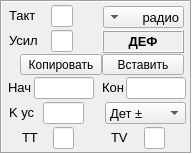
     <widget class="QFrame" name="frame">
      <property name="geometry">
       <rect>
        <x>5</x>
        <y>138</y>
        <width>192</width>
        <height>154</height>
       </rect>
      </property>
      <property name="frameShape">
       <enum>QFrame::Box</enum>
      </property>
      <property name="frameShadow">
       <enum>QFrame::Sunken</enum>
      </property>
      <widget class="ParamLineEditSel" name="ed_tv">
       <property name="geometry">
        <rect>
         <x>144</x>
         <y>127</y>
         <width>21</width>
         <height>22</height>
        </rect>
       </property>
       <property name="font">
        <font>
         <pointsize>10</pointsize>
        </font>
       </property>
       <property name="alignment">
        <set>Qt::AlignCenter</set>
       </property>
      </widget>
      <widget class="QLabel" name="label_tv">
       <property name="geometry">
        <rect>
         <x>111</x>
         <y>129</y>
         <width>21</width>
         <height>16</height>
        </rect>
       </property>
       <property name="font">
        <font>
         <pointsize>10</pointsize>
        </font>
       </property>
       <property name="text">
        <string>TV</string>
       </property>
      </widget>
      <widget class="ParamLineEditSel" name="ed_tt">
       <property name="geometry">
        <rect>
         <x>53</x>
         <y>127</y>
         <width>21</width>
         <height>22</height>
        </rect>
       </property>
       <property name="font">
        <font>
         <pointsize>10</pointsize>
        </font>
       </property>
       <property name="alignment">
        <set>Qt::AlignCenter</set>
       </property>
      </widget>
      <widget class="QLabel" name="label_tt">
       <property name="geometry">
        <rect>
         <x>22</x>
         <y>129</y>
         <width>21</width>
         <height>16</height>
        </rect>
       </property>
       <property name="font">
        <font>
         <pointsize>10</pointsize>
        </font>
       </property>
       <property name="text">
        <string>TT</string>
       </property>
      </widget>
      <widget class="ParamLineEditSel" name="ed_kus">
       <property name="geometry">
        <rect>
         <x>43</x>
         <y>102</y>
         <width>41</width>
         <height>22</height>
        </rect>
       </property>
       <property name="font">
        <font>
         <pointsize>10</pointsize>
        </font>
       </property>
       <property name="alignment">
        <set>Qt::AlignCenter</set>
       </property>
      </widget>
      <widget class="ComboBoxSel" name="comboBox_rej">
       <property name="geometry">
        <rect>
         <x>103</x>
         <y>6</y>
         <width>81</width>
         <height>22</height>
        </rect>
       </property>
       <property name="font">
        <font>
         <pointsize>10</pointsize>
        </font>
       </property>
       <property name="layoutDirection">
        <enum>Qt::RightToLeft</enum>
       </property>
       <property name="maxCount">
        <number>2</number>
       </property>
       <item>
        <property name="text">
         <string>радио</string>
        </property>
       </item>
       <item>
        <property name="text">
         <string>видео</string>
        </property>
       </item>
      </widget>
      <widget class="QLabel" name="label_kus">
       <property name="geometry">
        <rect>
         <x>9</x>
         <y>104</y>
         <width>31</width>
         <height>16</height>
        </rect>
       </property>
       <property name="font">
        <font>
         <pointsize>10</pointsize>
        </font>
       </property>
       <property name="text">
        <string>K ус</string>
       </property>
      </widget>
      <widget class="QLabel" name="label_begr">
       <property name="geometry">
        <rect>
         <x>8</x>
         <y>77</y>
         <width>31</width>
         <height>21</height>
        </rect>
       </property>
       <property name="font">
        <font>
         <pointsize>10</pointsize>
        </font>
       </property>
       <property name="text">
        <string>Нач</string>
       </property>
      </widget>
      <widget class="ParamEndRLineEditSel" name="ed_endr">
       <property name="geometry">
        <rect>
         <x>126</x>
         <y>77</y>
         <width>60</width>
         <height>22</height>
        </rect>
       </property>
       <property name="font">
        <font>
         <pointsize>10</pointsize>
        </font>
       </property>
       <property name="alignment">
        <set>Qt::AlignCenter</set>
       </property>
      </widget>
      <widget class="QLabel" name="label_endr">
       <property name="geometry">
        <rect>
         <x>102</x>
         <y>77</y>
         <width>31</width>
         <height>21</height>
        </rect>
       </property>
       <property name="font">
        <font>
         <pointsize>10</pointsize>
        </font>
       </property>
       <property name="text">
        <string>Кон</string>
       </property>
      </widget>
      <widget class="ParamLineEditSel" name="ed_begr">
       <property name="geometry">
        <rect>
         <x>34</x>
         <y>77</y>
         <width>60</width>
         <height>22</height>
        </rect>
       </property>
       <property name="font">
        <font>
         <pointsize>10</pointsize>
        </font>
       </property>
       <property name="alignment">
        <set>Qt::AlignCenter</set>
       </property>
      </widget>
      <widget class="ParamLineEditSel" name="ed_ninp_us">
       <property name="geometry">
        <rect>
         <x>51</x>
         <y>30</y>
         <width>22</width>
         <height>22</height>
        </rect>
       </property>
       <property name="font">
        <font>
         <pointsize>10</pointsize>
        </font>
       </property>
       <property name="alignment">
        <set>Qt::AlignCenter</set>
       </property>
      </widget>
      <widget class="QLabel" name="label_ninp_us">
       <property name="geometry">
        <rect>
         <x>9</x>
         <y>30</y>
         <width>41</width>
         <height>21</height>
        </rect>
       </property>
       <property name="font">
        <font>
         <pointsize>10</pointsize>
        </font>
       </property>
       <property name="text">
        <string>Усил</string>
       </property>
      </widget>
      <widget class="QLabel" name="label_tact">
       <property name="geometry">
        <rect>
         <x>9</x>
         <y>5</y>
         <width>31</width>
         <height>20</height>
        </rect>
       </property>
       <property name="font">
        <font>
         <pointsize>10</pointsize>
        </font>
       </property>
       <property name="text">
        <string>Такт</string>
       </property>
      </widget>
      <widget class="ParamLineEditSel" name="ed_tact">
       <property name="geometry">
        <rect>
         <x>51</x>
         <y>5</y>
         <width>22</width>
         <height>22</height>
        </rect>
       </property>
       <property name="font">
        <font>
         <pointsize>10</pointsize>
        </font>
       </property>
       <property name="alignment">
        <set>Qt::AlignCenter</set>
       </property>
      </widget>
      <widget class="QLabel" name="label_us_rej">
       <property name="geometry">
        <rect>
         <x>102</x>
         <y>30</y>
         <width>82</width>
         <height>23</height>
        </rect>
       </property>
       <property name="font">
        <font>
         <pointsize>10</pointsize>
         <weight>75</weight>
         <bold>true</bold>
        </font>
       </property>
       <property name="frameShape">
        <enum>QFrame::Box</enum>
       </property>
       <property name="frameShadow">
        <enum>QFrame::Raised</enum>
       </property>
       <property name="text">
        <string>ДЕФ</string>
       </property>
       <property name="alignment">
        <set>Qt::AlignCenter</set>
       </property>
      </widget>
      <widget class="ComboBoxSel" name="comboBox_detpar">
       <property name="geometry">
        <rect>
         <x>105</x>
         <y>102</y>
         <width>81</width>
         <height>22</height>
        </rect>
       </property>
       <property name="font">
        <font>
         <pointsize>10</pointsize>
        </font>
       </property>
       <item>
        <property name="text">
         <string>Дет ±</string>
        </property>
       </item>
       <item>
        <property name="text">
         <string>Дет +</string>
        </property>
       </item>
       <item>
        <property name="text">
         <string>Дет -</string>
        </property>
       </item>
      </widget>
      <widget class="PushButtonSel" name="button_paste">
       <property name="geometry">
        <rect>
         <x>102</x>
         <y>54</y>
         <width>82</width>
         <height>21</height>
        </rect>
       </property>
       <property name="font">
        <font>
         <pointsize>9</pointsize>
        </font>
       </property>
       <property name="focusPolicy">
        <enum>Qt::NoFocus</enum>
       </property>
       <property name="text">
        <string>Вставить</string>
       </property>
      </widget>
      <widget class="PushButtonSel" name="button_copy">
       <property name="geometry">
        <rect>
         <x>20</x>
         <y>54</y>
         <width>82</width>
         <height>21</height>
        </rect>
       </property>
       <property name="font">
        <font>
         <pointsize>9</pointsize>
        </font>
       </property>
       <property name="focusPolicy">
        <enum>Qt::NoFocus</enum>
       </property>
       <property name="text">
        <string>Копировать</string>
       </property>
      </widget>
     </widget>
